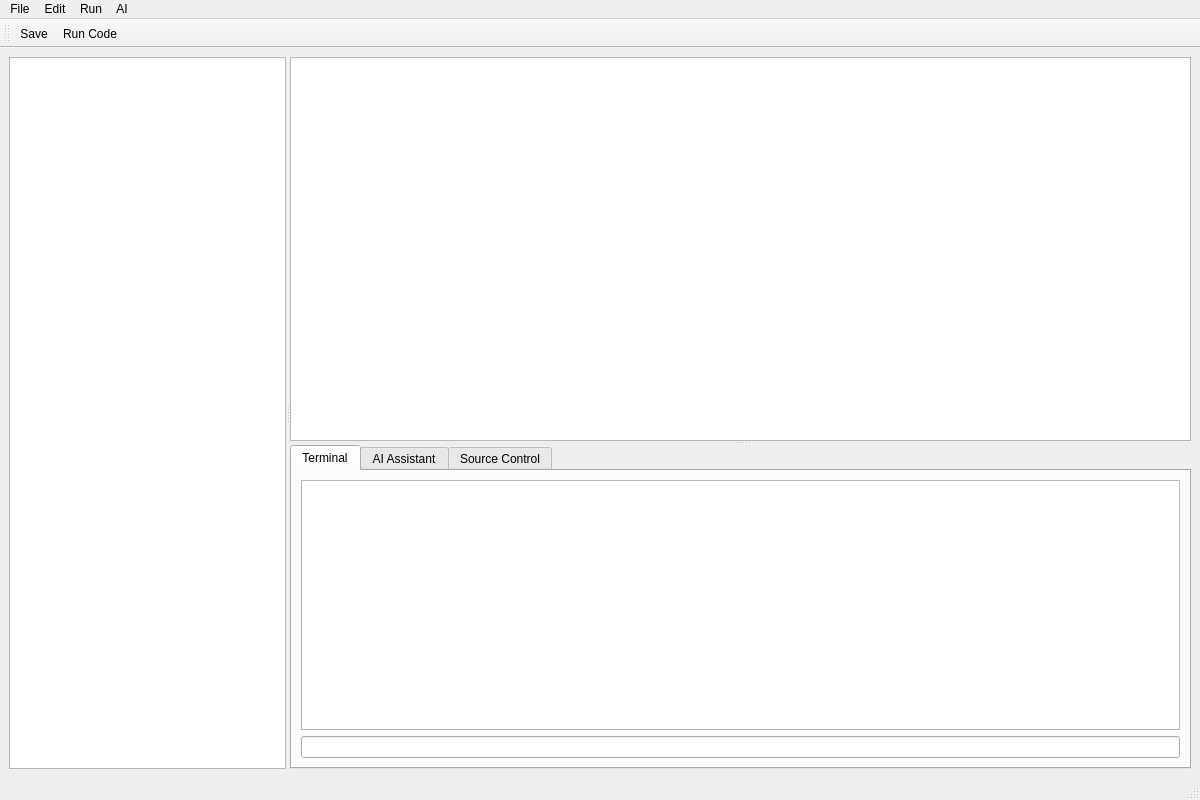
<?xml version="1.0" encoding="UTF-8"?>
<ui version="4.0">
 <class>MainWindow</class>
 <widget class="QMainWindow" name="MainWindow">
  <property name="geometry">
   <rect>
    <x>0</x>
    <y>0</y>
    <width>1200</width>
    <height>800</height>
   </rect>
  </property>
  <property name="windowTitle">
   <string>PandaCode IDE</string>
  </property>
  <widget class="QWidget" name="centralwidget">
   <layout class="QHBoxLayout" name="horizontalLayout">
    <item>
     <widget class="QSplitter" name="main_splitter">
      <property name="orientation">
       <enum>Qt::Horizontal</enum>
      </property>
      <widget class="QTreeView" name="fileExplorer">
       <property name="sizePolicy">
        <sizepolicy hsizetype="Expanding" vsizetype="Expanding">
         <horstretch>1</horstretch>
         <verstretch>0</verstretch>
        </sizepolicy>
       </property>
      </widget>
      <widget class="QSplitter" name="editor_splitter">
       <property name="orientation">
        <enum>Qt::Vertical</enum>
       </property>
       <property name="sizePolicy">
        <sizepolicy hsizetype="Expanding" vsizetype="Expanding">
         <horstretch>3</horstretch>
         <verstretch>0</verstretch>
        </sizepolicy>
       </property>
       <widget class="QPlainTextEdit" name="editor">
        <property name="sizePolicy">
         <sizepolicy hsizetype="Expanding" vsizetype="Expanding">
          <horstretch>0</horstretch>
          <verstretch>2</verstretch>
         </sizepolicy>
        </property>
       </widget>
       <widget class="QTabWidget" name="bottom_tabs">
        <property name="sizePolicy">
         <sizepolicy hsizetype="Expanding" vsizetype="Expanding">
          <horstretch>0</horstretch>
          <verstretch>1</verstretch>
         </sizepolicy>
        </property>
        <property name="currentIndex">
         <number>0</number>
        </property>
        <widget class="QWidget" name="terminal_tab">
         <attribute name="title">
          <string>Terminal</string>
         </attribute>
         <layout class="QVBoxLayout" name="verticalLayout_2">
          <item>
           <widget class="QTextEdit" name="terminal_output">
            <property name="readOnly">
             <bool>true</bool>
            </property>
           </widget>
          </item>
          <item>
           <widget class="QLineEdit" name="terminal_input"/>
          </item>
         </layout>
        </widget>
        <widget class="QWidget" name="ai_assistant_tab">
         <attribute name="title">
          <string>AI Assistant</string>
         </attribute>
         <layout class="QVBoxLayout" name="verticalLayout">
          <item>
           <widget class="QTextEdit" name="ai_chat_history">
            <property name="readOnly">
             <bool>true</bool>
            </property>
           </widget>
          </item>
          <item>
           <widget class="QLineEdit" name="ai_input"/>
          </item>
          <item>
           <widget class="QPushButton" name="ai_send_button">
            <property name="text">
             <string>Send</string>
            </property>
           </widget>
          </item>
          <item>
           <layout class="QHBoxLayout" name="horizontalLayout_2">
            <item>
             <widget class="QPushButton" name="ai_refactor_button">
              <property name="text">
               <string>Refactor</string>
              </property>
             </widget>
            </item>
            <item>
             <widget class="QPushButton" name="ai_test_button">
              <property name="text">
               <string>Generate Tests</string>
              </property>
             </widget>
            </item>
           </layout>
          </item>
         </layout>
        </widget>
        <widget class="QWidget" name="source_control_tab">
         <attribute name="title">
          <string>Source Control</string>
         </attribute>
         <layout class="QVBoxLayout" name="verticalLayout_3">
          <item>
           <widget class="QLabel" name="git_branch_label"/>
          </item>
          <item>
           <widget class="QListWidget" name="git_files_list"/>
          </item>
          <item>
           <widget class="QLineEdit" name="commit_message_input"/>
          </item>
          <item>
           <widget class="QPushButton" name="commit_button">
            <property name="text">
             <string>Commit</string>
            </property>
           </widget>
          </item>
         </layout>
        </widget>
       </widget>
      </widget>
     </widget>
    </item>
   </layout>
  </widget>
  <widget class="QMenuBar" name="menubar">
   <property name="geometry">
    <rect>
     <x>0</x>
     <y>0</y>
     <width>1200</width>
     <height>21</height>
    </rect>
   </property>
   <widget class="QMenu" name="menuFile">
    <property name="title">
     <string>File</string>
    </property>
    <addaction name="actionNew"/>
    <addaction name="actionOpen"/>
    <addaction name="actionSave"/>
    <addaction name="separator"/>
    <addaction name="actionSettings"/>
    <addaction name="separator"/>
    <addaction name="actionExit"/>
   </widget>
   <widget class="QMenu" name="menuEdit">
    <property name="title">
     <string>Edit</string>
    </property>
    <addaction name="actionCut"/>
    <addaction name="actionCopy"/>
    <addaction name="actionPaste"/>
   </widget>
   <widget class="QMenu" name="menuRun">
    <property name="title">
     <string>Run</string>
    </property>
    <addaction name="actionRun_Code"/>
   </widget>
   <widget class="QMenu" name="menuAI">
    <property name="title">
     <string>AI</string>
    </property>
    <addaction name="actionRefactor"/>
    <addaction name="actionGenerate_Tests"/>
   </widget>
   <addaction name="menuFile"/>
   <addaction name="menuEdit"/>
   <addaction name="menuRun"/>
   <addaction name="menuAI"/>
  </widget>
  <widget class="QStatusBar" name="statusbar"/>
  <widget class="QToolBar" name="toolBar">
   <property name="windowTitle">
    <string>toolBar</string>
   </property>
   <attribute name="toolBarArea">
    <enum>TopToolBarArea</enum>
   </attribute>
   <attribute name="toolBarBreak">
    <bool>false</bool>
   </attribute>
   <addaction name="actionSave"/>
   <addaction name="actionRun_Code"/>
  </widget>
  <action name="actionNew">
   <property name="text">
    <string>New</string>
   </property>
   <property name="shortcut">
    <string>Ctrl+N</string>
   </property>
  </action>
  <action name="actionOpen">
   <property name="text">
    <string>Open</string>
   </property>
   <property name="shortcut">
    <string>Ctrl+O</string>
   </property>
  </action>
  <action name="actionSave">
   <property name="text">
    <string>Save</string>
   </property>
   <property name="shortcut">
    <string>Ctrl+S</string>
   </property>
  </action>
  <action name="actionExit">
   <property name="text">
    <string>Exit</string>
   </property>
  </action>
  <action name="actionSettings">
    <property name="text">
        <string>Settings</string>
    </property>
  </action>
  <action name="actionCut">
   <property name="text">
    <string>Cut</string>
   </property>
   <property name="shortcut">
    <string>Ctrl+X</string>
   </property>
  </action>
  <action name="actionCopy">
   <property name="text">
    <string>Copy</string>
   </property>
   <property name="shortcut">
    <string>Ctrl+C</string>
   </property>
  </action>
  <action name="actionPaste">
   <property name="text">
    <string>Paste</string>
   </property>
   <property name="shortcut">
    <string>Ctrl+V</string>
   </property>
  </action>
  <action name="actionRefactor">
   <property name="text">
    <string>Refactor</string>
   </property>
  </action>
  <action name="actionGenerate_Tests">
   <property name="text">
    <string>Generate Tests</string>
   </property>
  </action>
  <action name="actionRun_Code">
   <property name="text">
    <string>Run Code</string>
   </property>
   <property name="shortcut">
    <string>F5</string>
   </property>
  </action>
 </widget>
 <resources/>
 <connections/>
</ui> 
